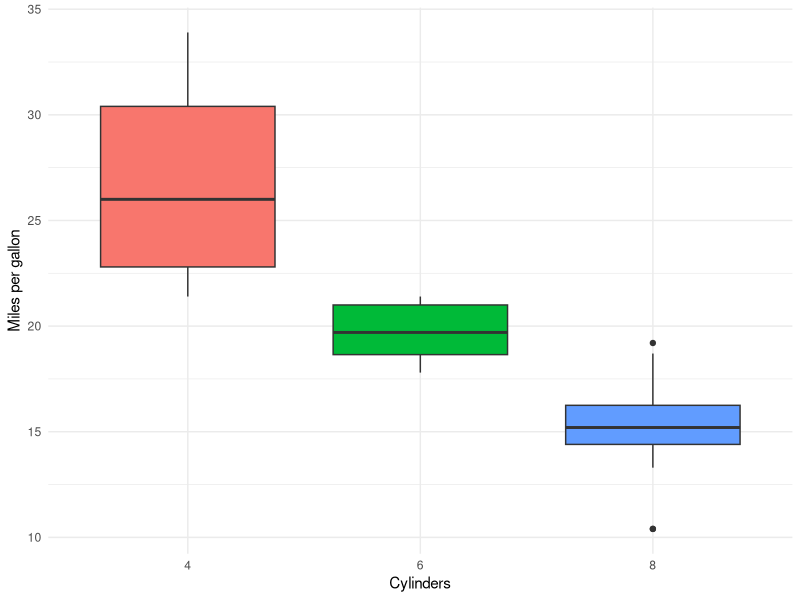

R code for this plot:
## ---- chunk 1
#| label: dplyr-demo
#| message: false
#| warning: false

library(tidyverse)

mtcars |>
  group_by(cyl) |>
  summarize(
    mean_mpg = mean(mpg),
    sd_mpg = sd(mpg),
    n = n()
  )
## ---- chunk 2
#| label: fig-mpg
#| fig-cap: "Fuel efficiency by cylinder count in the mtcars dataset"
#| message: false
#| warning: false

mtcars |>
  mutate(cyl = factor(cyl)) |>
  ggplot(aes(x = cyl, y = mpg, fill = cyl)) +
  geom_boxplot(show.legend = FALSE) +
  labs(x = "Cylinders", y = "Miles per gallon") +
  theme_minimal()
